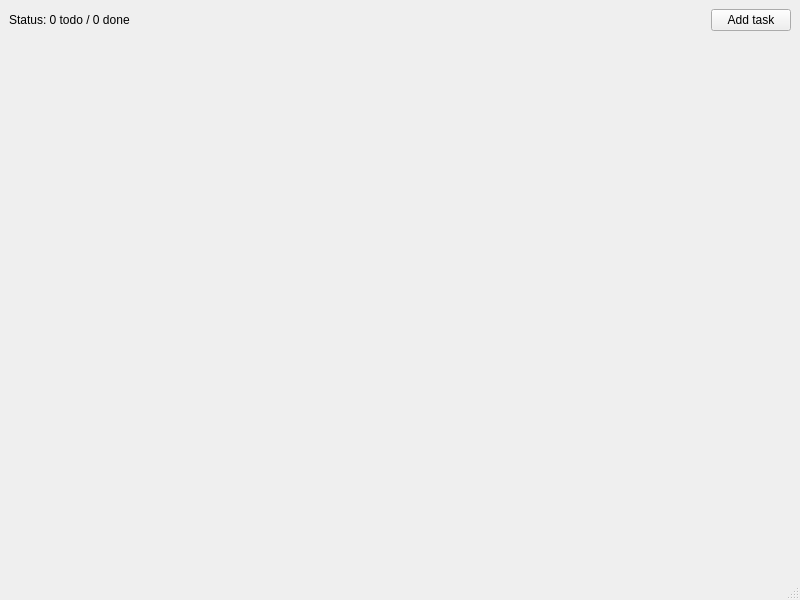
<?xml version="1.0" encoding="UTF-8"?>
<ui version="4.0">
 <class>MainWindow</class>
 <widget class="QMainWindow" name="MainWindow">
  <property name="geometry">
   <rect>
    <x>0</x>
    <y>0</y>
    <width>800</width>
    <height>600</height>
   </rect>
  </property>
  <property name="windowTitle">
   <string>ToDo</string>
  </property>
  <widget class="QWidget" name="centralwidget">
   <layout class="QVBoxLayout" name="verticalLayout">
    <item>
     <layout class="QHBoxLayout" name="horizontalLayout">
      <item>
       <widget class="QLabel" name="statusLabel">
        <property name="text">
         <string>Status: 0 todo / 0 done</string>
        </property>
       </widget>
      </item>
      <item>
       <spacer name="horizontalSpacer">
        <property name="orientation">
         <enum>Qt::Horizontal</enum>
        </property>
        <property name="sizeHint" stdset="0">
         <size>
          <width>40</width>
          <height>20</height>
         </size>
        </property>
       </spacer>
      </item>
      <item>
       <widget class="QPushButton" name="addTaskButton">
        <property name="text">
         <string>Add task</string>
        </property>
       </widget>
      </item>
     </layout>
    </item>
    <item>
     <layout class="QVBoxLayout" name="tasksLayout"/>
    </item>
    <item>
     <spacer name="verticalSpacer">
      <property name="orientation">
       <enum>Qt::Vertical</enum>
      </property>
      <property name="sizeHint" stdset="0">
       <size>
        <width>20</width>
        <height>40</height>
       </size>
      </property>
     </spacer>
    </item>
   </layout>
  </widget>
  <widget class="QMenuBar" name="menubar">
   <property name="geometry">
    <rect>
     <x>0</x>
     <y>0</y>
     <width>800</width>
     <height>21</height>
    </rect>
   </property>
  </widget>
  <widget class="QStatusBar" name="statusbar"/>
 </widget>
 <resources/>
 <connections/>
</ui>
